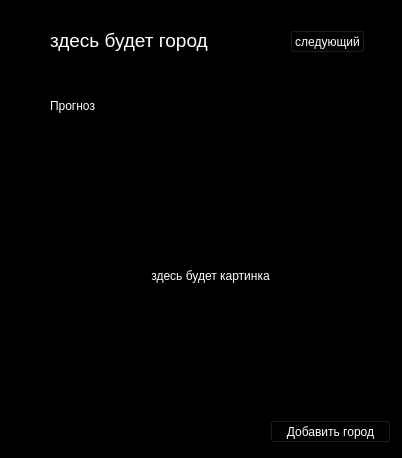
<?xml version="1.0" encoding="UTF-8"?>
<ui version="4.0">
 <class>MyWindow</class>
 <widget class="QMainWindow" name="MyWindow">
  <property name="geometry">
   <rect>
    <x>0</x>
    <y>0</y>
    <width>402</width>
    <height>458</height>
   </rect>
  </property>
  <property name="sizePolicy">
   <sizepolicy hsizetype="Fixed" vsizetype="Fixed">
    <horstretch>0</horstretch>
    <verstretch>0</verstretch>
   </sizepolicy>
  </property>
  <property name="windowTitle">
   <string>MainWindow</string>
  </property>
  <property name="styleSheet">
   <string notr="true">background-color: rgb(0, 0, 0);
color: rgb(255, 255, 255);</string>
  </property>
  <widget class="QWidget" name="centralwidget">
   <widget class="QLabel" name="weatherIcon">
    <property name="geometry">
     <rect>
      <x>80</x>
      <y>170</y>
      <width>261</width>
      <height>211</height>
     </rect>
    </property>
    <property name="styleSheet">
     <string notr="true">background: transparent;</string>
    </property>
    <property name="text">
     <string>здесь будет картинка</string>
    </property>
    <property name="scaledContents">
     <bool>true</bool>
    </property>
    <property name="alignment">
     <set>Qt::AlignCenter</set>
    </property>
   </widget>
   <widget class="QLabel" name="town">
    <property name="geometry">
     <rect>
      <x>50</x>
      <y>20</y>
      <width>241</width>
      <height>41</height>
     </rect>
    </property>
    <property name="font">
     <font>
      <pointsize>14</pointsize>
     </font>
    </property>
    <property name="text">
     <string>здесь будет город</string>
    </property>
   </widget>
   <widget class="QPushButton" name="add">
    <property name="geometry">
     <rect>
      <x>270</x>
      <y>420</y>
      <width>121</width>
      <height>23</height>
     </rect>
    </property>
    <property name="text">
     <string>Добавить город</string>
    </property>
   </widget>
   <widget class="QPushButton" name="next">
    <property name="geometry">
     <rect>
      <x>290</x>
      <y>30</y>
      <width>75</width>
      <height>23</height>
     </rect>
    </property>
    <property name="text">
     <string>следующий</string>
    </property>
   </widget>
   <widget class="QLabel" name="prognoz">
    <property name="geometry">
     <rect>
      <x>50</x>
      <y>70</y>
      <width>311</width>
      <height>71</height>
     </rect>
    </property>
    <property name="text">
     <string>Прогноз</string>
    </property>
   </widget>
   <widget class="QLineEdit" name="new_town">
    <property name="geometry">
     <rect>
      <x>50</x>
      <y>420</y>
      <width>211</width>
      <height>20</height>
     </rect>
    </property>
   </widget>
  </widget>
 </widget>
 <resources/>
 <connections/>
</ui>
